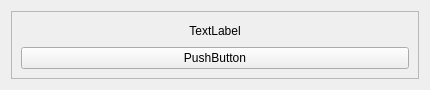
<?xml version="1.0" encoding="UTF-8"?>
<ui version="4.0">
 <class>ControlFormPushBtn</class>
 <widget class="QWidget" name="ControlFormPushBtn">
  <property name="geometry">
   <rect>
    <x>0</x>
    <y>0</y>
    <width>430</width>
    <height>90</height>
   </rect>
  </property>
  <property name="minimumSize">
   <size>
    <width>430</width>
    <height>90</height>
   </size>
  </property>
  <property name="maximumSize">
   <size>
    <width>16777215</width>
    <height>90</height>
   </size>
  </property>
  <property name="windowTitle">
   <string>Form</string>
  </property>
  <layout class="QVBoxLayout" name="verticalLayout">
   <item>
    <widget class="QFrame" name="frame">
     <property name="maximumSize">
      <size>
       <width>16777215</width>
       <height>16777215</height>
      </size>
     </property>
     <property name="frameShape">
      <enum>QFrame::StyledPanel</enum>
     </property>
     <property name="frameShadow">
      <enum>QFrame::Raised</enum>
     </property>
     <layout class="QVBoxLayout" name="verticalLayout_2">
      <item>
       <widget class="QLabel" name="lblControlName">
        <property name="text">
         <string>TextLabel</string>
        </property>
        <property name="alignment">
         <set>Qt::AlignCenter</set>
        </property>
       </widget>
      </item>
      <item>
       <widget class="QPushButton" name="pushButton">
        <property name="text">
         <string>PushButton</string>
        </property>
       </widget>
      </item>
     </layout>
    </widget>
   </item>
  </layout>
 </widget>
 <resources/>
 <connections/>
</ui>
